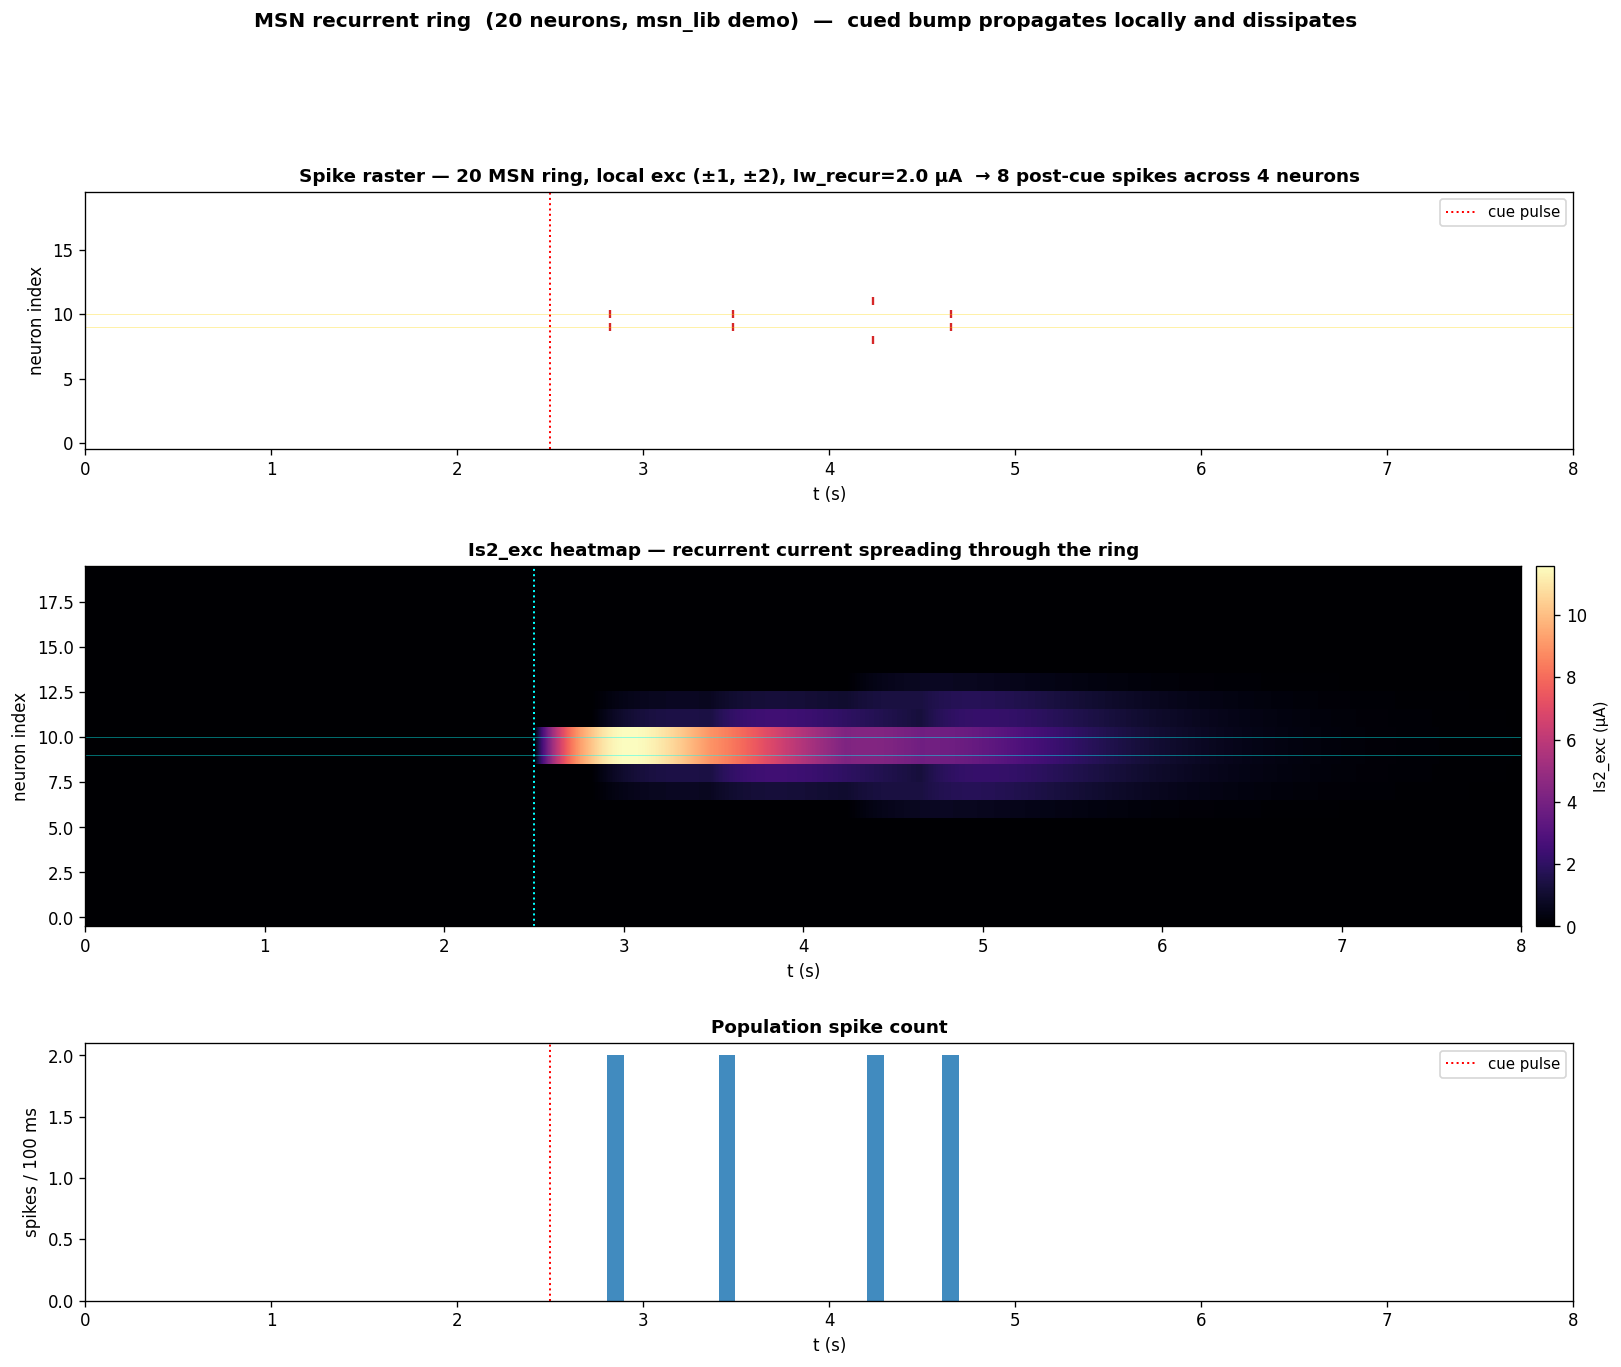

Write the Python code that produced this figure.
"""
ns_msn_v4_network.py
====================
Small recurrent network of 20 MSN neurons — proof that the modular code
(msn_lib.py) scales beyond a single cell.

Inheritance:
  msn_lib.py             — MSNParams, make_msn, make_synapse
  ns_msn_v3_bump.py      — single neuron + self-loop  (passed → scale up)
  THIS FILE              — N=20 ring with local recurrent excitation

─── Topology ────────────────────────────────────────────────────────────────
  N = 20 MSN neurons indexed 0..19 in a 1D ring (periodic boundary).
  Local recurrent excitation: each neuron i projects to i±1 and i±2
  (modulo N, no self-loop).  Total recurrent edges = 4·N = 80.

─── Stimulation ─────────────────────────────────────────────────────────────
  All neurons share a subthreshold tonic bias I_0 = 0.85·I_min.
  At t = t_pulse we deliver a single input spike to a 2-neuron "cue"
  cluster (neurons 9, 10) via a SpikeGeneratorGroup + make_synapse.

─── What we expect ─────────────────────────────────────────────────────────
  - Pre-cue: silence (subthreshold).
  - Cue lands → neurons 9, 10 fire.
  - Their spikes feed Is1_exc of neurons 7..12 via the ring.
  - Activity spreads to a small neighbourhood (a "bump").
  - As recurrent current decays (τ_s=500ms), the bump dissipates.

  Each post-syn neuron now has up to 4 incoming recurrent edges, so the
  per-edge weight is scaled DOWN (~1/4 of the single-neuron self-loop
  case) to land in the same operating regime.
"""

import numpy as np
import matplotlib
matplotlib.use('Agg')
import matplotlib.pyplot as plt
import matplotlib.gridspec as gridspec
from brian2 import *
from msn_lib import MSNParams, make_msn, make_synapse

seed(42)
defaultclock.dt = 10*us

# ─── Parameters ──────────────────────────────────────────────────────────────
params = MSNParams(tau_s1=500e-3, tau_s2=500e-3)
print(params.summary())
I_min, I_max = params.operating_window()

N            = 20
I_0_val      = 0.85 * I_min        # subthreshold
Iw_input_val = 30e-6                # cue weight (same as v3)
Iw_recur_val = 2.0e-6               # per recurrent edge (scaled ~1/4 of v3)
cue_idx      = [9, 10]              # centre of the ring
t_pulse      = 2.5 * second
T_run        = 8.0 * second

# ─── Build the population ────────────────────────────────────────────────────
neurons = make_msn(N=N, params=params, name='ring')
neurons.I_0 = I_0_val * amp

# Local recurrent excitation on a periodic ring: i → i±1, i±2  (mod N).
# Connection condition: i != j AND wrapped distance ∈ {1, 2}.
ring_cond = (
    f'i != j and '
    f'(abs(i-j) == 1 or abs(i-j) == 2 or '
    f' abs(i-j) == {N-1} or abs(i-j) == {N-2})'
)
syn_recur = make_synapse(
    source=neurons, target=neurons,
    kind='exc', weight=Iw_recur_val,
    connect=ring_cond, name='ring_recur',
)
print(f"Recurrent edges: {len(syn_recur)}  (expected 4·N = {4*N})")

# ─── External input cue: 1 spike to neurons in `cue_idx` ─────────────────────
gen = SpikeGeneratorGroup(
    N,
    indices=np.array(cue_idx),
    times=np.array([float(t_pulse/second)] * len(cue_idx)) * second,
    name='cue_gen',
)
syn_input = make_synapse(
    source=gen, target=neurons,
    kind='exc', weight=Iw_input_val,
    connect='i == j', name='syn_input',
)

# ─── Monitors ────────────────────────────────────────────────────────────────
sp_mon = SpikeMonitor(neurons)
st_mon = StateMonitor(neurons, ['Vm', 'Vout', 'Is2_exc'],
                      record=True, dt=2*ms)

print(f"\nExperiment:")
print(f"  N            = {N} neurons")
print(f"  I_0          = {I_0_val*1e6:.2f} µA  ({I_0_val/I_min*100:.0f}% rheobase)")
print(f"  Iw_input     = {Iw_input_val*1e6:.0f} µA  to neurons {cue_idx}")
print(f"  Iw_recur     = {Iw_recur_val*1e6:.1f} µA  per edge (4 in-degree)")
print(f"  τ_s          = {params.tau_s1*1e3:.0f} ms")
print(f"  t_pulse      = {t_pulse/second:.1f} s,   T_run = {T_run/second:.1f} s")
print()

run(T_run, report='text')

# ─── Spike statistics ────────────────────────────────────────────────────────
spike_t = np.array(sp_mon.t / second)
spike_i = np.array(sp_mon.i)

print(f"\n  Total spikes: {len(spike_t)}")
post_pulse = spike_t > float(t_pulse/second)
print(f"  Spikes after cue: {post_pulse.sum()}")
unique_active = np.unique(spike_i[post_pulse])
print(f"  Active neurons (post-cue): {sorted(unique_active.tolist())}")
if post_pulse.any():
    last_spike = spike_t[post_pulse].max()
    print(f"  Last spike: t = {last_spike:.2f} s   "
          f"(bump duration ~ {(last_spike - float(t_pulse/second)):.2f} s)")

# ─── Plot ────────────────────────────────────────────────────────────────────
t_s = np.array(st_mon.t / second)

fig = plt.figure(figsize=(16, 12))
gs  = gridspec.GridSpec(3, 1, figure=fig, hspace=0.40,
                        height_ratios=[1.0, 1.4, 1.0])

# (0) Raster — spikes across the ring vs time
ax = fig.add_subplot(gs[0, 0])
ax.scatter(spike_t, spike_i, s=18, c='C3', marker='|', linewidths=1.4)
ax.axvline(float(t_pulse/second), color='red', ls=':', lw=1.2, label='cue pulse')
for ci in cue_idx:
    ax.axhline(ci, color='gold', ls='-', lw=0.5, alpha=0.4)
ax.set_xlim(0, float(T_run/second))
ax.set_ylim(-0.5, N-0.5)
ax.set_xlabel('t (s)'); ax.set_ylabel('neuron index')
ax.set_title(
    f'Spike raster — {N} MSN ring, local exc (±1, ±2), Iw_recur={Iw_recur_val*1e6:.1f} µA  '
    f'→ {post_pulse.sum()} post-cue spikes across {len(unique_active)} neurons',
    fontsize=11, fontweight='bold')
ax.legend(loc='upper right', fontsize=9)

# (1) Heatmap of Is2_exc over time × neuron index
ax = fig.add_subplot(gs[1, 0])
Is2 = np.array(st_mon.Is2_exc / uA)        # shape (N, T)
im = ax.imshow(Is2, aspect='auto', origin='lower',
               extent=[0, float(T_run/second), -0.5, N-0.5],
               cmap='magma', interpolation='nearest')
ax.axvline(float(t_pulse/second), color='cyan', ls=':', lw=1.2)
for ci in cue_idx:
    ax.axhline(ci, color='cyan', ls='-', lw=0.5, alpha=0.5)
ax.set_xlabel('t (s)'); ax.set_ylabel('neuron index')
ax.set_title('Is2_exc heatmap — recurrent current spreading through the ring',
             fontsize=11, fontweight='bold')
cbar = fig.colorbar(im, ax=ax, fraction=0.025, pad=0.01)
cbar.set_label('Is2_exc (µA)', fontsize=9)

# (2) Population spike count per 100 ms bin
ax = fig.add_subplot(gs[2, 0])
bin_edges = np.arange(0, float(T_run/second) + 0.1, 0.1)
counts, _ = np.histogram(spike_t, bins=bin_edges)
bin_centres = 0.5*(bin_edges[:-1] + bin_edges[1:])
ax.bar(bin_centres, counts, width=0.09, color='C0', alpha=0.85)
ax.axvline(float(t_pulse/second), color='red', ls=':', lw=1.2, label='cue pulse')
ax.set_xlim(0, float(T_run/second))
ax.set_xlabel('t (s)'); ax.set_ylabel('spikes / 100 ms')
ax.set_title('Population spike count', fontsize=11, fontweight='bold')
ax.legend(loc='upper right', fontsize=9)

fig.suptitle(
    f'MSN recurrent ring  ({N} neurons, msn_lib demo)  —  '
    f'cued bump propagates locally and dissipates',
    fontsize=12, fontweight='bold', y=1.005)

out_path = '/home/haoran/Projects/Brain2simulator/ns_msn_v4_network.png'
plt.savefig(out_path, dpi=120, bbox_inches='tight')
print(f"\nFigure saved → {out_path}")
